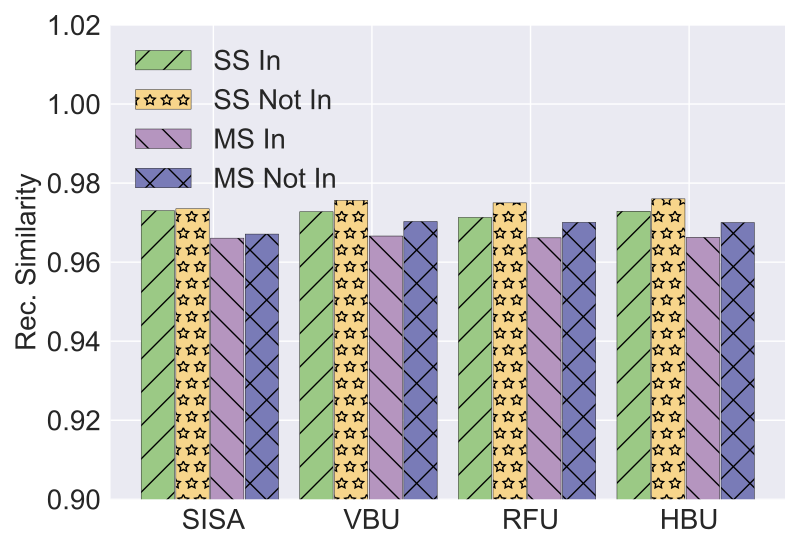

This chart was generated by the following Python code:
import matplotlib.pyplot as plt
import numpy as np

# user num = 50
labels = ['SISA', 'VBU', 'RFU', 'HBU']
#unl_fr = [10*10*0.22 *5, 10*10*0.22*5, 10*10*0.22 *5, 10*10*0.22*5 , 10*10*0.22*5  , 10*10*0.22*5  ]

unl_ss_in = [0.97303  , 0.972769 , 0.971316 , 0.97288 ]
unl_ss_not_in = [0.973511   , 0.97564    , 0.97500     , 0.976009]


unl_ms_in = [0.96608     , 0.966605   , 0.9661485 , 0.966252]
unl_ms_not_in = [0.967100   , 0.97029 , 0.97007  , 0.970016]


sisa_unl = [0.97303, 0.973511, 0.96608, 0.967100]
vbu_unl = [0.972769, 0.97564, 0.966605, 0.97029]
rfu_unl = [0.971316, 0.97500,  0.9661485, 0.97007]
hbu_unl = [0.97288, 0.976009, 0.966252,  0.970016]

x = np.arange(len(labels))  # the label locations
width = 0.7  # the width of the bars
# no_noise = np.around(no_noise,0)
# samping = np.around(samping,0)
# ldp = np.around(ldp,0)

# plt.style.use('bmh')

plt.style.use('seaborn')

plt.figure()
#plt.subplots(figsize=(8, 5.3))
#plt.bar(x - width / 2 - width / 8 + width / 8, unl_fr, width=0.168, label='Retrain', color='dodgerblue', hatch='/')

plt.bar(x - width / 2 - width / 8 + width / 8 , unl_ss_in,   width=0.21, label='SS In', color='#9BC985', edgecolor='black', hatch='/')
plt.bar(x - width / 8 - width / 16,  unl_ss_not_in, width=0.21, label='SS Not In', color='#F7D58B', edgecolor='black', hatch='*')
plt.bar(x + width / 8, unl_ms_in, width=0.21, label='MS In', color='#B595BF',edgecolor='black', hatch='\\')
plt.bar( x + width / 2 - width / 8 + width / 16, unl_ms_not_in, width=0.21, label='MS Not In', color='#797BB7', edgecolor='black', hatch='x')





# plt.bar(x - width / 2.5 ,  unl_br, width=width/3, label='VBU', color='orange', hatch='\\')
# plt.bar(x,unl_self_r, width=width/3, label='RFU-SS', color='g', hatch='x')
# plt.bar(x + width / 2.5,  unl_hess_r, width=width/3, label='HBU', color='tomato', hatch='-')


# Add some text for labels, title and custom x-axis tick labels, etc.
plt.ylabel('Rec. Similarity', fontsize=20)
# ax.set_title('Performance of Different Users n')
plt.xticks(x, labels, fontsize=20)
# ax.set_xticklabels(labels,fontsize=15)

my_y_ticks = np.arange(0.9, 1.05, 0.02)
plt.yticks(my_y_ticks, fontsize=20)
plt.ylim(0.9,1.02)
# ax.set_yticklabels(my_y_ticks,fontsize=15)

# Set the background of the axes, which is the area of the plot, to grey
# plt.gca().set_facecolor('grey')

# Set the grid with white color and a specific linestyle and linewidth
# plt.grid(color='white', linestyle='-', linewidth=0.5)

# plt.grid(axis='y')

plt.legend(loc='upper left', fontsize=20)
# plt.xlabel('$\it{ESS}$' ,fontsize=20)
# ax.bar_label(rects1, padding=1)
# ax.bar_label(rects2, padding=3)
# ax.bar_label(rects3, padding=3)

plt.tight_layout()

plt.rcParams['figure.figsize'] = (2.0, 1)
plt.rcParams['image.interpolation'] = 'nearest'
plt.rcParams['figure.subplot.left'] = 0.11
plt.rcParams['figure.subplot.bottom'] = 0.08
plt.rcParams['figure.subplot.right'] = 0.977
plt.rcParams['figure.subplot.top'] = 0.969
plt.savefig('cifar10_rec_mse_unl_analysis_bar.pdf', format='pdf', dpi=200)
plt.show()
